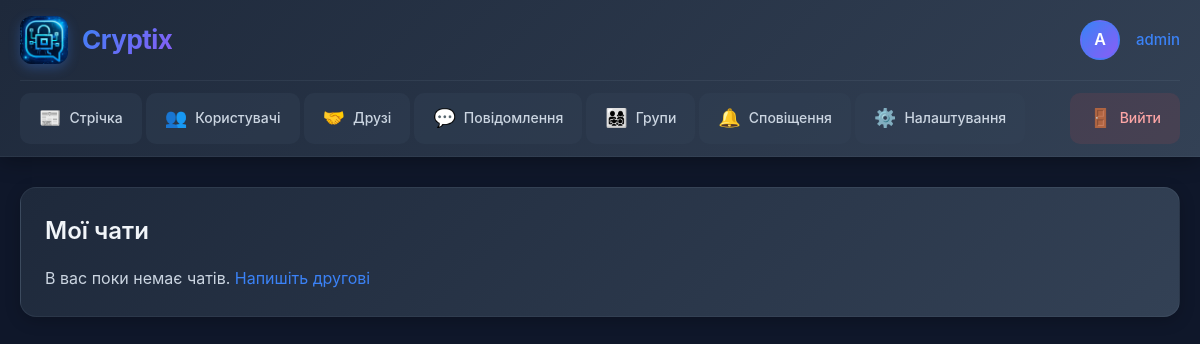
The app's page /conversations/ (signed in), older data.
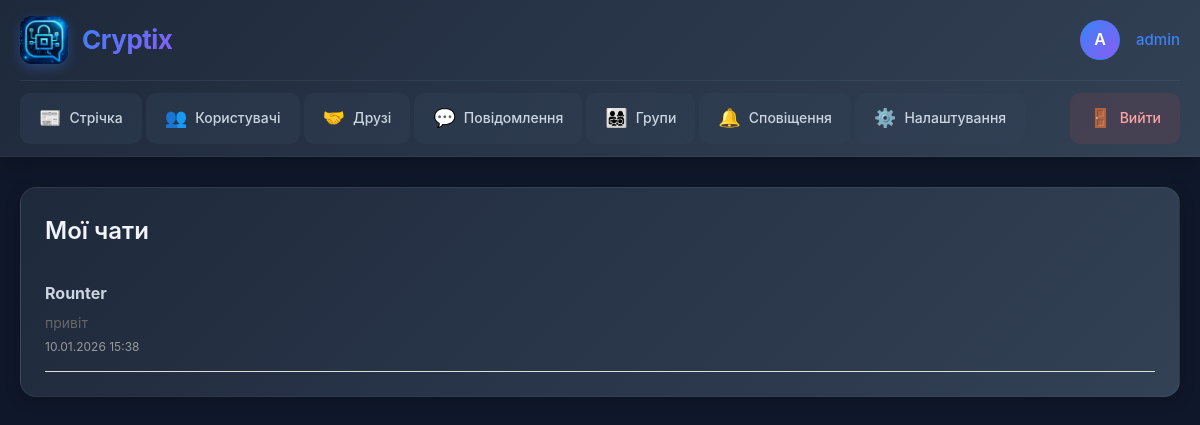
The same page, newer data.
### cryptix_app/models.py (models this page shows, shortened)
class Conversation(models.Model):
    participants = models.ManyToManyField(User, related_name='conversations')
    created_at = models.DateTimeField(auto_now_add=True)
    updated_at = models.DateTimeField(auto_now=True)
    class Meta:
        ordering = ['-updated_at']
    def get_last_message(self):
        return self.messages.first()

class Message(models.Model):
    conversation = models.ForeignKey(Conversation, related_name='messages', on_delete=models.CASCADE)
    sender = models.ForeignKey(User, related_name='sent_messages', on_delete=models.CASCADE)
    content = models.TextField()
    created_at = models.DateTimeField(auto_now_add=True)
    is_read = models.BooleanField(default=False)
    class Meta:
        ordering = ['-created_at']

### cryptix_app/views.py (the view)
# urls.py: path('conversations/', views.conversations_list, name='conversations_list'),
@login_required
def conversations_list(request):
    conversations = request.user.conversations.all().prefetch_related('participants', 'messages')
    conversations_data = []
    for conv in conversations:
        other_user = conv.participants.exclude(id=request.user.id).first()
        last_message = conv.get_last_message()
        unread_count = conv.messages.filter(is_read=False).exclude(sender=request.user).count()
        conversations_data.append({
            'conversation': conv,
            'other_user': other_user,
            'last_message': last_message,
            'unread_count': unread_count
        })
    return render(request, 'cryptix_app/conversations_list.html', {'conversations_data': conversations_data})

### cryptix_app/templates/cryptix_app/conversations_list.html (shortened to what this page needs)
{% extends 'cryptix_app/base.html' %}
{% block content %}
<div class="card">
    <h2>Мої чати</h2>
    {% for data in conversations_data %}
    <a href="{% url 'conversation_detail' data.conversation.id %}" style="text-decoration: none; color: inherit;">
        <div class="conversation-item {% if data.unread_count %}unread{% endif %}">
            <div style="display: flex; justify-content: space-between;">
                <strong>{{ data.other_user.username }}</strong>
            </div>
            {% if data.last_message %}
                <div style="color: #666; font-size: 14px; margin-top: 5px;">
                    {{ data.last_message.content|truncatewords:10 }}
                </div>
                <div style="color: #999; font-size: 12px; margin-top: 3px;">
                    {{ data.last_message.created_at|date:"d.m.Y H:i" }}
                </div>
            {% endif %}
        </div>
    </a>
    {% empty %}
    <p>В вас поки немає чатів. <a href="{% url 'friends_list' %}">Напишіть другові</a></p>
    {% endfor %}
</div>
{% endblock %}

Row changes from the older to the newer data that the page shows:
added Conversation: other_user.username "Rounter", last_message.content "привіт", last_message.created_at "10.01.2026 15:38"
Text that changed along with them:
text no longer shown: "В вас поки немає чатів. Напишіть другові"
